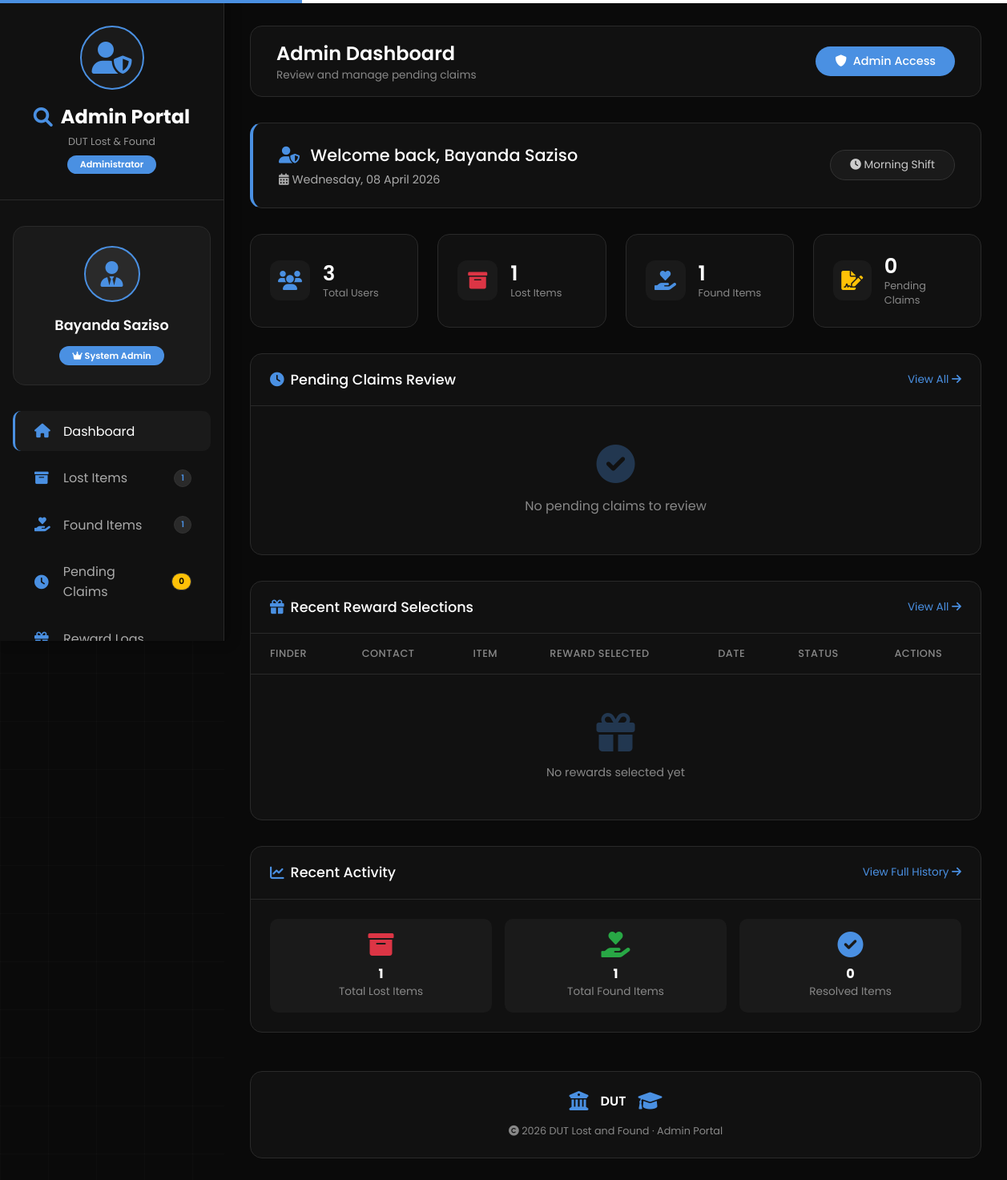
Page /admin/dashboard (signed in) on the earlier database version.
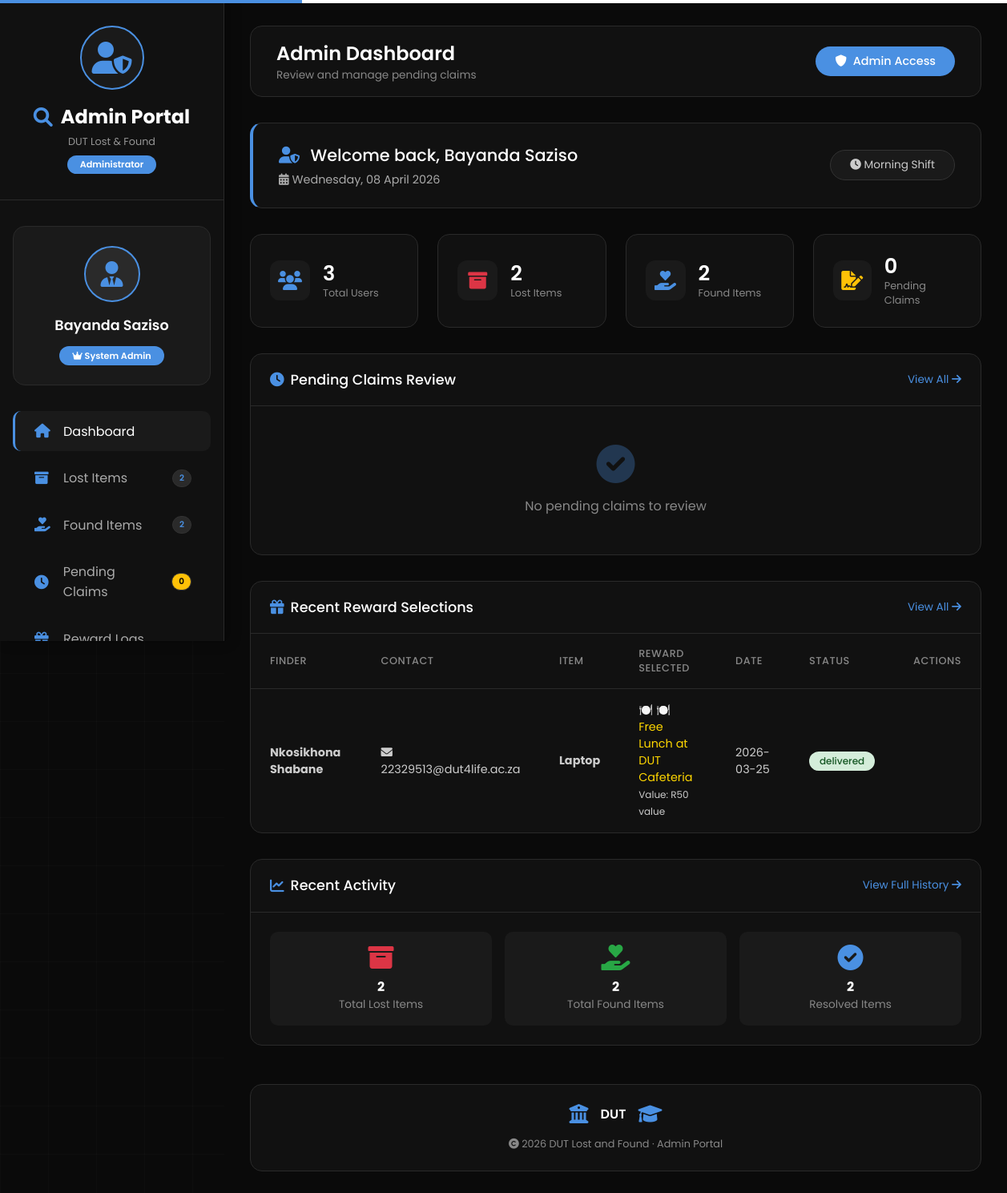
Same page on the later database version.
### tables this page shows
CREATE TABLE admin_reward_log
                 (id INTEGER PRIMARY KEY AUTOINCREMENT,
                  claim_id INTEGER NOT NULL,
                  finder_id INTEGER NOT NULL,
                  finder_name TEXT NOT NULL,
                  item_name TEXT NOT NULL,
                  reward_type TEXT NOT NULL,
                  reward_value TEXT NOT NULL,
                  selected_at TIMESTAMP NOT NULL,
                  status TEXT DEFAULT 'pending',
                  delivered_at TIMESTAMP,
                  FOREIGN KEY (claim_id) REFERENCES claims(id),
                  FOREIGN KEY (finder_id) REFERENCES users(id));

CREATE TABLE users
                 (id INTEGER PRIMARY KEY AUTOINCREMENT,
                  student_number TEXT UNIQUE NOT NULL,
                  full_name TEXT NOT NULL,
                  email TEXT UNIQUE NOT NULL,
                  id_number TEXT UNIQUE NOT NULL,
                  phone TEXT,
                  password TEXT NOT NULL,
                  role TEXT DEFAULT 'user',
                  created_at TIMESTAMP DEFAULT CURRENT_TIMESTAMP);

### app.py (the view)
@app.route('/admin/dashboard')
def admin_dashboard():
    if 'user' not in session or session['user']['role'] != 'admin':
        flash("Access denied!", "danger")
        return redirect(url_for('login'))
    conn = get_db()
    now = datetime.now()
    total_users = conn.execute("SELECT COUNT(*) as count FROM users").fetchone()['count']
    total_lost = conn.execute("SELECT COUNT(*) as count FROM lost_items").fetchone()['count']
    total_found = conn.execute("SELECT COUNT(*) as count FROM found_items").fetchone()['count']
    pending_claims = conn.execute("SELECT COUNT(*) as count FROM claims WHERE status = 'pending'").fetchone()['count']
    resolved_count = conn.execute("SELECT COUNT(*) as count FROM item_history").fetchone()['count']
    recent_rewards = conn.execute('''
        SELECT rl.*, u.full_name as finder_name, u.email as finder_email
        FROM admin_reward_log rl
        JOIN users u ON rl.finder_id = u.id
        ORDER BY rl.selected_at DESC
        LIMIT 10
    ''').fetchall()
    recent_lost = conn.execute('''SELECT * FROM lost_items WHERE status = 'pending'
                                   ORDER BY created_at DESC LIMIT 5''').fetchall()
    recent_found = conn.execute('''SELECT * FROM found_items WHERE status = 'available'
                                    ORDER BY created_at DESC LIMIT 5''').fetchall()
    conn.close()
    return render_template('admin_dashboard.html',
                         user=session['user'],
                         total_users=total_users,
                         total_lost=total_lost,
                         total_found=total_found,
                         pending_claims=pending_claims,
                         resolved_count=resolved_count,
                         recent_rewards=[dict(r) for r in recent_rewards],
                         lost_items=[dict(l) for l in recent_lost],
                         found_items=[dict(f) for f in recent_found],
                         now=now)

### app.py (called while the page is built)
def get_db():
    conn = sqlite3.connect('lost_and_found.db')
    conn.row_factory = sqlite3.Row
    return conn

### templates/admin_dashboard.html (shortened to what the changed rows need)
<!DOCTYPE html>
<html lang="en">
<head>
    <link rel="stylesheet" href="https://cdnjs.cloudflare.com/ajax/libs/font-awesome/6.0.0-beta3/css/all.min.css">
</head>
<body>
    <div class="dashboard-container">
        <div class="sidebar">
            <div class="sidebar-header">
                <h2>
                    <i class="fas fa-search"></i>
                    <span>Admin Portal</span>
                </h2>
            </div>
            <ul class="nav-menu">
                <li class="nav-item">
                    <a href="/admin/lost-items" class="nav-link">
                        <i class="fas fa-archive"></i>
                        <span>Lost Items</span>
                        <span class="badge">{{ total_lost }}</span>
                    </a>
                </li>
                <li class="nav-item">
                    <a href="/admin/found-items" class="nav-link">
                        <i class="fas fa-hand-holding-heart"></i>
                        <span>Found Items</span>
                        <span class="badge">{{ total_found }}</span>
                    </a>
                </li>
            </ul>
        </div>
        <div class="main-content">
            <div class="top-bar">
                <div class="page-title">
                    <h1>Admin Dashboard</h1>
                </div>
            </div>
            <div class="welcome-banner">
                <div>
                    <h2><i class="fas fa-user-shield"></i> Welcome back, {{ user.full_name }}</h2>
                </div>
            </div>
            <div class="stats-grid">
                <div class="stat-card">
                    <div class="stat-details">
                        <h3>{{ total_lost }}</h3>
                        <p>Lost Items</p>
                    </div>
                </div>
                <div class="stat-card">
                    <div class="stat-details">
                        <h3>{{ total_found }}</h3>
                        <p>Found Items</p>
                    </div>
                </div>
            </div>
            <div class="section-card">
                <div class="table-responsive">
                    <table>
                        <thead>
                            <tr>
                                <th>Finder</th>
                                <th>Contact</th>
                                <th>Item</th>
                                <th>Reward Selected</th>
                                <th>Date</th>
                                <th>Status</th>
                                <th>Actions</th>
                            </tr>
                        </thead>
                        <tbody>
                            {% if recent_rewards %}
                                {% for reward in recent_rewards %}
                                <tr>
                                    <td>
                                        <strong>{{ reward.finder_name }}</strong>
                                    </td>
                                    <td>
                                        <i class="fas fa-envelope"></i> {{ reward.finder_email }}<br>
                                    </td>
                                    <td><strong>{{ reward.item_name }}</strong></td>
                                    <td>
                                        <span style="color: #ffd700;">
                                            {% if 'Free Lunch' in reward.reward_type %}
                                                🍽️ {{ reward.reward_type }}
                                            {% elif 'Cash' in reward.reward_type %}
                                                💰 {{ reward.reward_type }}
                                            {% else %}
                                                🎁 {{ reward.reward_type }}
                                            {% endif %}
                                        </span>
                                        <br>
                                        <small>Value: {{ reward.reward_value }}</small>
                                    </td>
                                    <td>{{ reward.selected_at[:10] }}</td>
                                    <td>
                                        <span class="status-badge {% if reward.status == 'pending' %}status-pending{% else %}status-delivered{% endif %}">
                                            {{ reward.status }}
                                        </span>
                                    </td>
                                    <td>
                                    </td>
                                </tr>
                                {% endfor %}
                            {% else %}
                                <tr>
                                    <td colspan="7" class="empty-state">
                                        <i class="fas fa-gift"></i>
                                        <p>No rewards selected yet</p>
                                    </td>
                                </tr>
                            {% endif %}
                        </tbody>
                    </table>
                </div>
            </div>
            <div class="section-card">
                <div style="padding: 1.5rem; display: grid; grid-template-columns: repeat(3, 1fr); gap: 1rem;">
                    <div style="text-align: center; padding: 1rem; background: #1a1a1a; border-radius: 10px;">
                        <i class="fas fa-archive" style="color: #dc3545; font-size: 2rem; margin-bottom: 0.5rem;"></i>
                        <h4 style="color: #ffffff;">{{ total_lost }}</h4>
                        <p style="color: #888888; font-size: 0.85rem;">Total Lost Items</p>
                    </div>
                    <div style="text-align: center; padding: 1rem; background: #1a1a1a; border-radius: 10px;">
                        <i class="fas fa-hand-holding-heart" style="color: #28a745; font-size: 2rem; margin-bottom: 0.5rem;"></i>
                        <h4 style="color: #ffffff;">{{ total_found }}</h4>
                        <p style="color: #888888; font-size: 0.85rem;">Total Found Items</p>
                    </div>
                    <div style="text-align: center; padding: 1rem; background: #1a1a1a; border-radius: 10px;">
                        <i class="fas fa-check-circle" style="color: #4a90e2; font-size: 2rem; margin-bottom: 0.5rem;"></i>
                        <h4 style="color: #ffffff;">{{ resolved_count }}</h4>
                        <p style="color: #888888; font-size: 0.85rem;">Resolved Items</p>
                    </div>
                </div>
            </div>
        </div>
    </div>
</body>
</html>

Differences in the rows shown:
added admin_reward_log: finder_name "Nkosikhona Shabane", finder_email "22329513@dut4life.ac.za", item_name "Laptop", reward_type "🍽️ Free Lunch at DUT Cafeteria", reward_value "R50 value", selected_at "2026-03-25", status "delivered"
Other differences:
{{ total_lost }}: "1" → "2"
{{ total_found }}: "1" → "2"
{{ resolved_count }}: "0" → "2"
text no longer shown: "No rewards selected yet"
